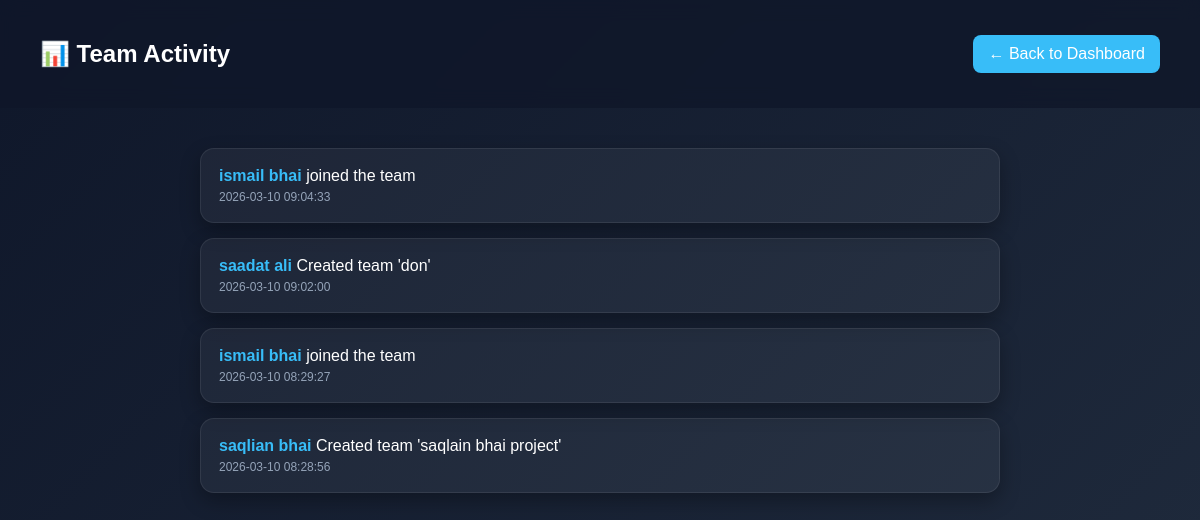
The app's page /team_activity (signed in) with its own data.
### tables this page shows
CREATE TABLE activity_logs (
            id INTEGER PRIMARY KEY AUTOINCREMENT,
            username TEXT,
            action TEXT,
            team_id INTEGER,
            project_id INTEGER,
            timestamp DATETIME DEFAULT CURRENT_TIMESTAMP
         );

### app.py (the view)
@app.route("/team_activity")
def team_activity():
    if not session.get("logged_in"):
        return redirect("/login")
    username = session.get("username")
    conn = sqlite3.connect("users.db",timeout=10)
    cursor = conn.cursor()
    cursor.execute("""
        SELECT username, action, timestamp
        FROM activity_logs
        WHERE team_id IN (
            SELECT team_id FROM team_members WHERE username=?
        )
        ORDER BY id DESC
        LIMIT 20
    """, (username,))
    activities = cursor.fetchall()
    conn.close()
    return render_template(
        "team_activity.html",
        activities=activities
    )

### templates/team_activity.html (shortened to what this page needs)
<!DOCTYPE html>
<html>
<head>
</head>
<body>
<div class="navbar">
<h2>📊 Team Activity</h2>
<a href="/dashboard" class="back">
← Back to Dashboard
</a>
</div>
<div class="container">
{% for a in activities %}
<div class="activity-card">
<span class="user">{{ a[0] }}</span>
{{ a[1] }}
<div class="time">
{{ a[2] }}
</div>
</div>
{% endfor %}
</div>
</body>
</html>

### templates/team_activity.html (style rules this page uses)
body { margin:0; font-family:Poppins,sans-serif; background:linear-gradient(135deg,#0f172a,#1e293b); color:white; }
.navbar { display:flex; justify-content:space-between; align-items:center; padding:20px 40px; background:rgba(15,23,42,0.8); backdrop-filter:blur(10px); }
.back { background:#38bdf8; padding:10px 15px; border-radius:8px; color:white; text-decoration:none; }
.container { max-width:800px; margin:auto; padding:40px; }
.activity-card { background:rgba(255,255,255,0.05); border-radius:14px; padding:18px; margin-bottom:15px; box-shadow:0 8px 20px rgba(0,0,0,0.3); border:1px solid rgba(255,255,255,0.08); transition:0.3s; }
.user { font-weight:bold; color:#38bdf8; }
.time { font-size:12px; color:#94a3b8; margin-top:5px; }

### records on screen
activity_logs: username "ismail bhai", action "joined the team", timestamp "2026-03-10 09:04:33"
activity_logs: username "saadat ali", action "Created team 'don'", timestamp "2026-03-10 09:02:00"
activity_logs: username "ismail bhai", action "joined the team", timestamp "2026-03-10 08:29:27"
activity_logs: username "saqlian bhai", action "Created team 'saqlain bhai project'", timestamp "2026-03-10 08:28:56"
